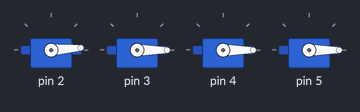
A sketch run on a simulated Arduino Uno, built with avr-gcc and run on an emulated ATmega328P. Parts: 4 × servo. What the sketch prints to the serial monitor is not drawn.

Above: at 0.05 s.
At 0.95 s:
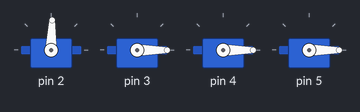
At 1.8 s:
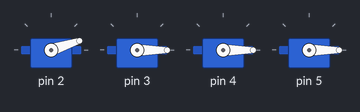
At 3.9 s:
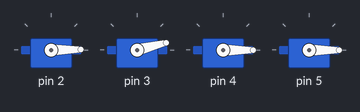
At 5.95 s:
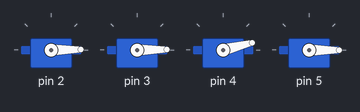
At 8.0 s:
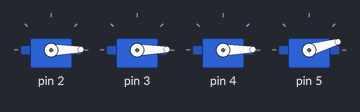
Timing chart, 0 to 10.7 s (numbered marks = the images above):
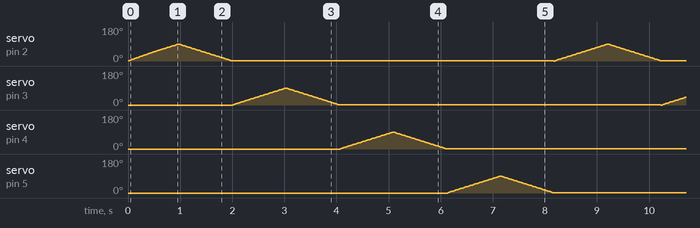

The sketch:

_3x3_serial_test_loop.ino
```cpp
#include "Arduino.h"
#include <Servo.h>
#include <stdlib.h>
#include<Math.h>

const int FIRST_SERVO = 2;
const int NUM_SERVOS= 4;

Servo servos[NUM_SERVOS];
Servo test;

int ii;
byte incomingByte;
int val;
int incr;
int servo;

void setup()
{
  Serial.begin(9600);

  // Loop over all servos and initialize them.
  for (ii = 0; ii < NUM_SERVOS; ii++)
  {
    servos[ii].attach(ii + FIRST_SERVO);
    servos[ii].write(0);
  }
  //test.attach(FIRST_SERVO);
  //test.write(0);
  val = 0;
  incr = 1;
  servo = 0;
}

void loop()
{
  val += incr;
  if (val >= 90) {
    incr = -1;
  }
  else if (val <= 0) {
    incr = 1;
    servo += 1;
    servo %=NUM_SERVOS;
  }


//  for (int ii = 0; ii < NUM_SERVOS; ii++)
//  {
    //angleUpdate = angleUpdates[ii];
    // Assume that server polices 0 < theta <= 90
    servos[servo].write(val);

    Serial.print(servo);
    Serial.println(" updated");
//  }
  //Serial.println(val);
//  test.write(val);
  delay(10);
}
```
